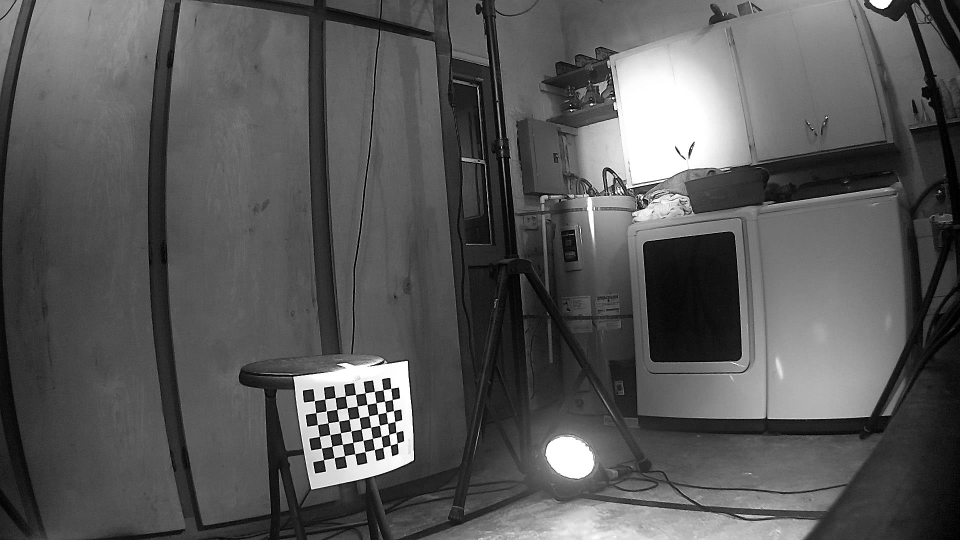
#> input picture data/stereoL/img0.png, 1920 x 1080 px (shown at 1/2 size); its folder holds 4 pictures in this run
$ python depth.py   (older library calls are emulated)
#> lines starting #> are read from the running program, lines starting #| are printed output that depends on the picture
# https://learnopencv.com/making-a-low-cost-stereo-camera-using-opencv/
import cv2
import numpy as np
from matplotlib import pyplot as plt
from tqdm import tqdm

# Set the path to the images captured by the left and right cameras
pathL = "data/stereoL/"
pathR = "data/stereoR/"

# Termination criteria for refining the detected corners
criteria = (cv2.TERM_CRITERIA_EPS + cv2.TERM_CRITERIA_MAX_ITER, 30, 0.001)


objp = np.zeros((9*6,3), np.float32)
objp[:,:2] = np.mgrid[0:9,0:6].T.reshape(-1,2)

img_ptsL = []
img_ptsR = []
obj_pts = []

if True:
    for i in tqdm(range(0,5)):
        imgL = cv2.imread(pathL+"img%d.png"%i)
#> imgL is the input picture: shape (1080, 1920, 3); min 0, max 255, mean 87.8
        imgR = cv2.imread(pathR+"img%d.png"%i)
        imgL_gray = cv2.imread(pathL+"img%d.png"%i,0)
#> imgL_gray: shape (1080, 1920); min 0, max 255, mean 87.8
        imgR_gray = cv2.imread(pathR+"img%d.png"%i,0)
        imgL_gray = cv2.cvtColor(imgL, cv2.COLOR_BGR2GRAY)
        imgR_gray = cv2.cvtColor(imgR, cv2.COLOR_BGR2GRAY)

        outputL = imgL_gray.copy()
        outputR = imgR_gray.copy()

        retR, cornersR =  cv2.findChessboardCorners(outputR,(6,9),None)
#> retR = True; cornersR = 54 rows, first 8: [647.5, 919.9], [643, 896.1], [639.6, 873.5], [635.6, 849.6], [632.2, 825.8], [629.2, 801.5], [668.8, 915.8], [664.2, 893.4]
        retL, cornersL = cv2.findChessboardCorners(outputL,(6,9),None)
#> retL = True; cornersL has the same summary as cornersR

        # cornersL = cv2.goodFeaturesToTrack(outputL,25,0.01,10)
        # cornersR = cv2.goodFeaturesToTrack(outputR,25,0.01,10)

        if retL and retR and cornersL.size and cornersR.size:
            obj_pts.append(objp)
            cv2.cornerSubPix(imgR_gray, cornersR, (11, 11), (-1, -1), criteria)
            cv2.cornerSubPix(imgL_gray, cornersL, (11, 11), (-1, -1), criteria)
            cv2.drawChessboardCorners(outputR, (6, 9), cornersR, retR)
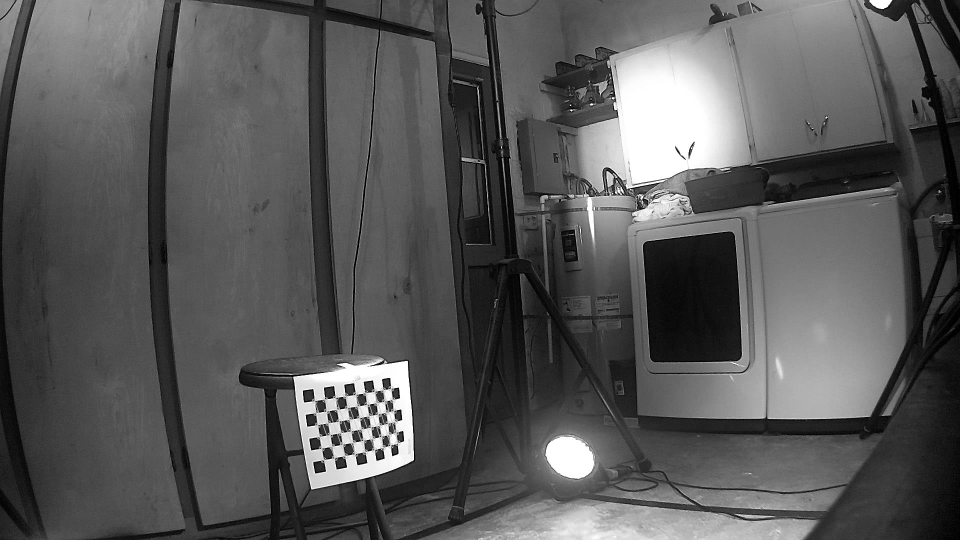
#> outputR: shape (1080, 1920) (shown at 1/2 size); min 0, max 255, mean 88
            cv2.drawChessboardCorners(outputL, (6, 9), cornersL, retL)
            # cv2.imshow('cornersR', outputR)
            # cv2.imshow('cornersL', outputL)
            # cv2.waitKey(0)

            img_ptsL.append(cornersL)
            img_ptsR.append(cornersR)
#> pass 2 of the loop `for i in tqdm(range(0,5)):`:
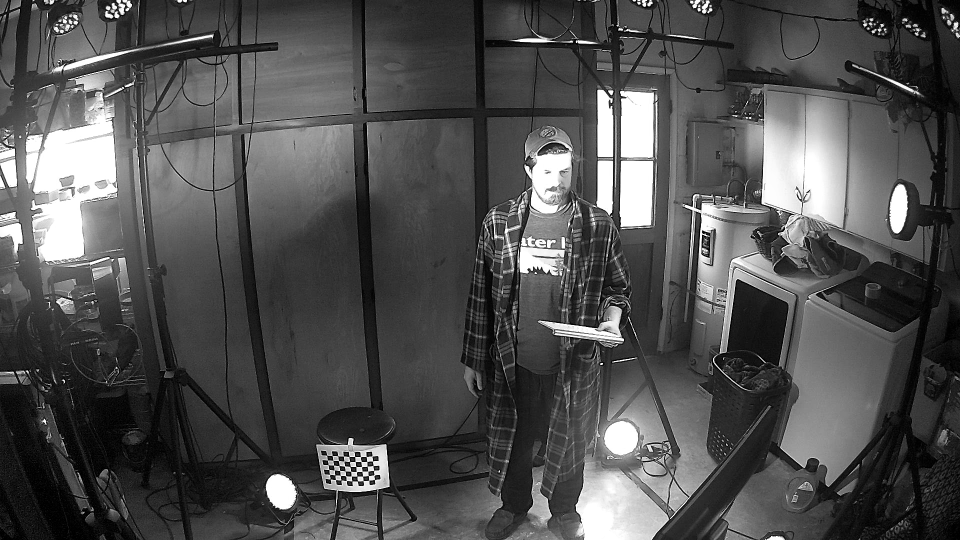
#> input picture data/stereoL/img1.png, 1920 x 1080 px (shown at 1/2 size)
#> imgL is the input picture: shape (1080, 1920, 3); min 0, max 255, mean 80.4
#> cornersR = 54 rows, first 8: [660.5, 958.4], [660.3, 949.4], [658.5, 939.5], [656.6, 929.8], [655.4, 920.5], [653.5, 910.8], [671.6, 959.6], [670.7, 950.5]
#> cornersL has the same summary as cornersR
#> `cv2.drawChessboardCorners(outputR, (6, 9), cornersR, retR)`:
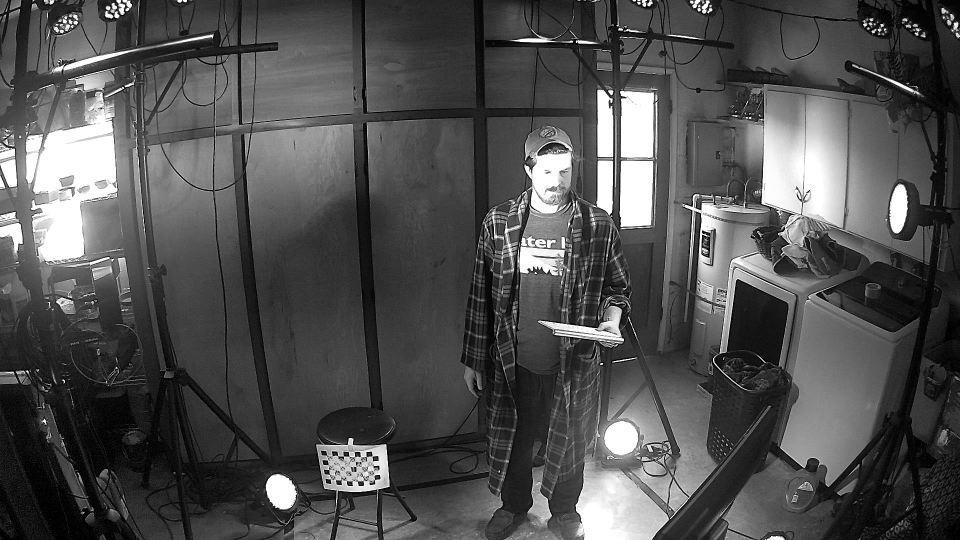
#> outputR: shape (1080, 1920) (shown at 1/2 size); min 0, max 255, mean 80.5
#> (the run stopped early here; a loop or call above may not have finished)
